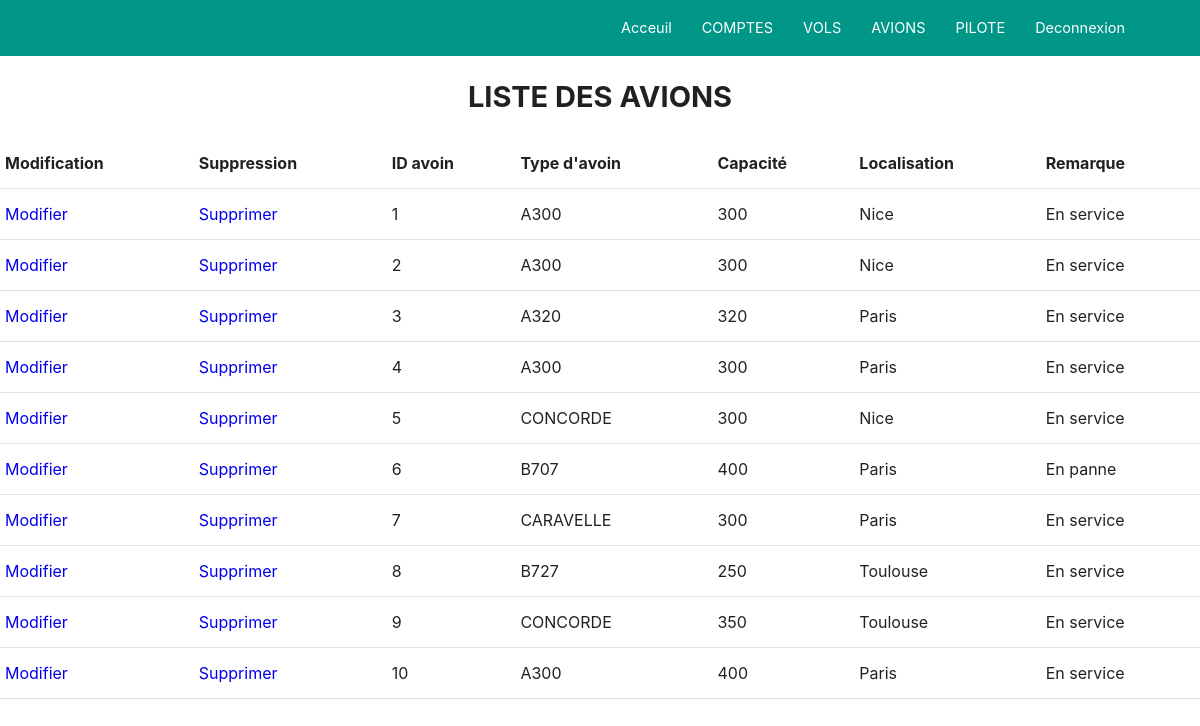
The page /admin/liste_avion.php (signed in) on the database its author committed.
### tables this page shows
CREATE TABLE `avion` (
  `idav` int(11) NOT NULL,
  `typeav` varchar(40) DEFAULT NULL,
  `cap` int(11) DEFAULT NULL,
  `loc` varchar(40) DEFAULT NULL,
  `remarq` varchar(40) DEFAULT NULL
);

### admin/liste_avion.php (the view, shortened to what this page needs)
<?php
require_once "../connexion_db/conn_db.php";
$requete = "SELECT * FROM avion ";
$liste_brute = mysqli_query($db, $requete) or die("Erreur d'extraction ".mysqli_error());
$liste_avion = mysqli_fetch_all($liste_brute, MYSQLI_ASSOC);
?>
<link rel="stylesheet" type="text/css" href="../style.css">
<?php
include "navigation.php";
?>
<h1 align="center">LISTE DES AVIONS</h1>
<table>
    <tr>
        <th>Modification</th>
        <th>Suppression</th>
        <th>ID avoin</th>
        <th>Type d'avoin</th>
        <th>Capacité</th>
        <th>Localisation</th>
        <th>Remarque</th>
    </tr>
    <?php foreach ($liste_avion as $avion) : ?>
        <tr>
            <?php echo "
                    <td><a href='fiche_avion.php?id={$avion["idav"]}'>Modifier</a></td>
                    <td><a href='supprim_avion.php?id={$avion['idav']}'>Supprimer</a></td>
                    <td>{$avion["idav"]}</td>
                    <td>{$avion["typeav"]}</td>
                    <td>{$avion["cap"]}</td>
                    <td>{$avion["loc"]}</td>
                    <td>{$avion["remarq"]}</td>";?>
        </tr>
    <?php endforeach;?>
</table>

### admin/navigation.php (shortened to what this page needs)
<div class="navbar-fixed">
        <nav class="teal ">
            <div class="container">
                <div class="nav-wrapper">
                    <a href="#" data-target="mobile-nav" class="sidenav-trigger">
                        <ul class="right hide-on-med-and-down">
                            <li>
                                <a href="">Acceuil</a>
                            </li>
                            <li>
                                <a href="liste_compte.php">COMPTES</a>
                            </li>
                            <li>
                                <a href="liste_vol.php">VOLS</a>
                            </li>
                            <li>
                                <a href="liste_avion.php">AVIONS</a>
                            </li>
                            <li>
                                <a href="liste_pilote.php">PILOTE</a>
                            </li>
                            <?php
                                if (isset($_SESSION['isAdmin'])) {
                            ?>
                            <li>
                                <a href="deconnexion.php">Deconnexion</a>
                            </li>
                            <?php
                             }else{
                            ?>
                            <li>
                                <a href="connexion_admin.php">Se connecter</a>
                            </li>
                            <?php
                             }
                            ?>
                        </ul>
                    </a>
                </div>
            </div>
        </nav>
    </div>

### style.css (style rules this page uses)
.teal { background-color:#009688 }
li { list-style-type:none }
table,th,td { border:none }
table { width:100%;display:table;border-collapse:collapse;border-spacing:0 }
tr { border-bottom:1px solid rgba(0,0,0,0.12) }
td,th { padding:15px 5px;display:table-cell;text-align:left;vertical-align:middle;border-radius:2px }
.right { float:right }
.container { margin:0 auto;max-width:1280px;width:90% }
input:not([type]),input[type=text]:not(.browser-default),input[type=password]:not(.browser-default),input[type=email]:not(.browser-default),input[type=url]:not(.browser-default),input[type=time]:not(.browser-default),input[type=date]:not(.browser-default),input[type=datetime]:not(.browser-default),input[type=datetime-local]:not(.browser-default),input[type=tel]:not(.browser-default),input[type=number]:not(.browser-default),input[type=search]:not(.browser-default), nav { color:#fff;background-color:#ee6e73;width:100%;height:56px;line-height:56px }
nav a { color:#fff }
nav .nav-wrapper { position:relative;height:100% }
nav a.sidenav-trigger { display:none }
nav ul { margin:0 }
nav ul li { transition:background-color .3s;transition:background-color .3s;float:left;padding:0 }
nav ul a { transition:background-color .3s;transition:background-color .3s;font-size:1rem;color:#fff;display:block;padding:0 15px;cursor:pointer }
a { text-decoration:none }

### rows shown on the page
avion: idav "1", typeav "A300", cap "300", loc "Nice", remarq "En service"
avion: idav "2", typeav "A300", cap "300", loc "Nice", remarq "En service"
avion: idav "3", typeav "A320", cap "320", loc "Paris", remarq "En service"
avion: idav "4", typeav "A300", cap "300", loc "Paris", remarq "En service"
avion: idav "5", typeav "CONCORDE", cap "300", loc "Nice", remarq "En service"
avion: idav "6", typeav "B707", cap "400", loc "Paris", remarq "En panne"
avion: idav "7", typeav "CARAVELLE", cap "300", loc "Paris", remarq "En service"
avion: idav "8", typeav "B727", cap "250", loc "Toulouse", remarq "En service"
avion: idav "9", typeav "CONCORDE", cap "350", loc "Toulouse", remarq "En service"
avion: idav "10", typeav "A300", cap "400", loc "Paris", remarq "En service"
